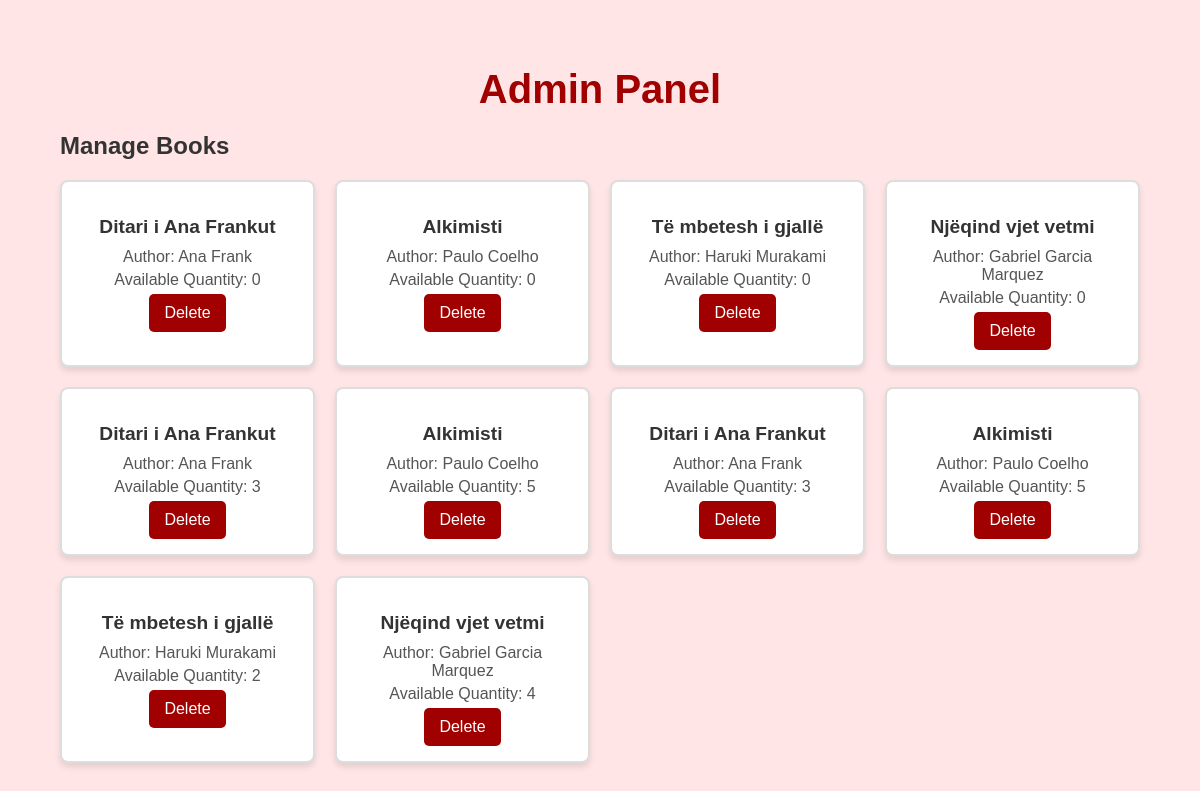
The app's page /admin.php with its own data.
### tables this page shows
CREATE TABLE books (
    id INT AUTO_INCREMENT PRIMARY KEY,
    title VARCHAR(255) NOT NULL,
    author VARCHAR(255) NOT NULL,
    category VARCHAR(50),
    availability ENUM('available', 'borrowed') DEFAULT 'available'
);

### admin.php (the view, shortened to what this page needs)
<?php
include 'db.php';
$books_query = "SELECT * FROM books";
$books_result = $conn->query($books_query);
?>
<!DOCTYPE html>
<html lang="en">
<head>
    <link rel="stylesheet" href="css/style.css">
</head>
<body>
    <div class="container">
        <h1 class="main-title">Admin Panel</h1>
        <h2>Manage Books</h2>
        <div class="books-list">
            <?php while ($book = $books_result->fetch_assoc()) { ?>
                <div class="book-item">
                    <h3><?php echo $book['title']; ?></h3>
                    <p>Author: <?php echo $book['author']; ?></p>
                    <p>Available Quantity: <?php echo $book['quantity']; ?></p>
                    <form action="admin.php" method="POST">
                        <button type="submit" name="delete_book" class="delete-button">Delete</button>
                    </form>
                </div>
            <?php } ?>
        </div>
    </div>
</body>
</html>

### style.css (style rules this page uses)
body { font-family: 'Arial', sans-serif; margin: 0; padding: 0; background: #ffe5e5; color: #333; }
.container { width: 90%; max-width: 1200px; margin: 20px auto; padding: 20px; }
.main-title { text-align: center; font-size: 2.5rem; color: #a00000; margin-bottom: 20px; }
.books-list { display: grid; grid-template-columns: repeat(auto-fit, minmax(250px, 1fr)); gap: 20px; margin-top: 20px; }
.book-item { background: white; border: 2px solid #ddd; border-radius: 8px; box-shadow: 0 4px 6px rgba(0, 0, 0, 0.1); padding: 15px; text-align: center; transition: transform 0.2s, box-shadow 0.2s; }
.book-item h3 { color: #333; font-size: 1.2rem; margin-bottom: 10px; }
.book-item p { color: #555; font-size: 1rem; margin: 5px 0; }
button { background-color: #a00000; color: white; border: none; padding: 10px 15px; border-radius: 5px; font-size: 1rem; cursor: pointer; transition: background 0.3s, transform 0.2s; }

### records on screen
books: title "Ditari i Ana Frankut", author "Ana Frank", quantity "0"
books: title "Alkimisti", author "Paulo Coelho", quantity "0"
books: title "Të mbetesh i gjallë", author "Haruki Murakami", quantity "0"
books: title "Njëqind vjet vetmi", author "Gabriel Garcia Marquez", quantity "0"
books: title "Ditari i Ana Frankut", author "Ana Frank", quantity "3"
books: title "Alkimisti", author "Paulo Coelho", quantity "5"
books: title "Ditari i Ana Frankut", author "Ana Frank", quantity "3"
books: title "Alkimisti", author "Paulo Coelho", quantity "5"
books: title "Të mbetesh i gjallë", author "Haruki Murakami", quantity "2"
books: title "Njëqind vjet vetmi", author "Gabriel Garcia Marquez", quantity "4"
